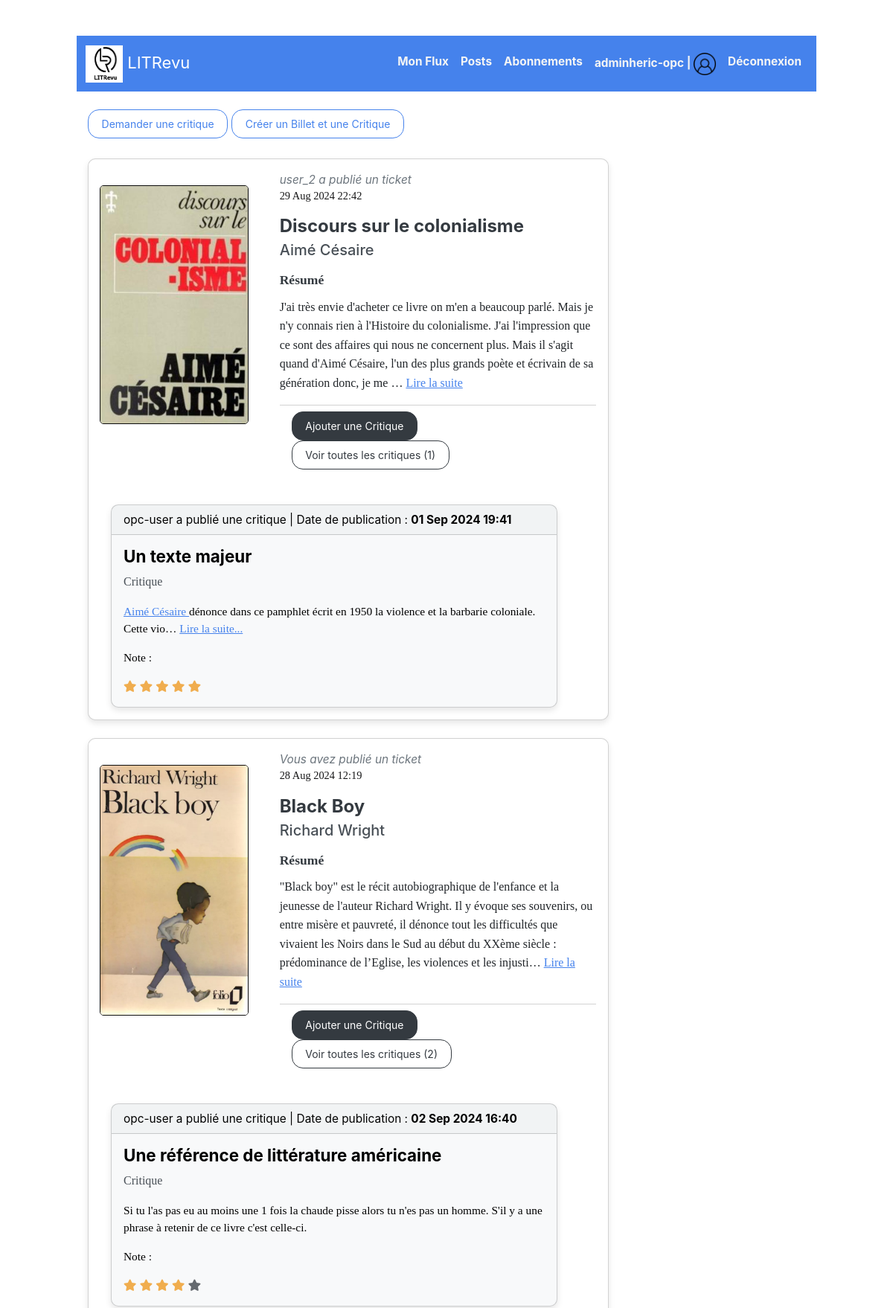
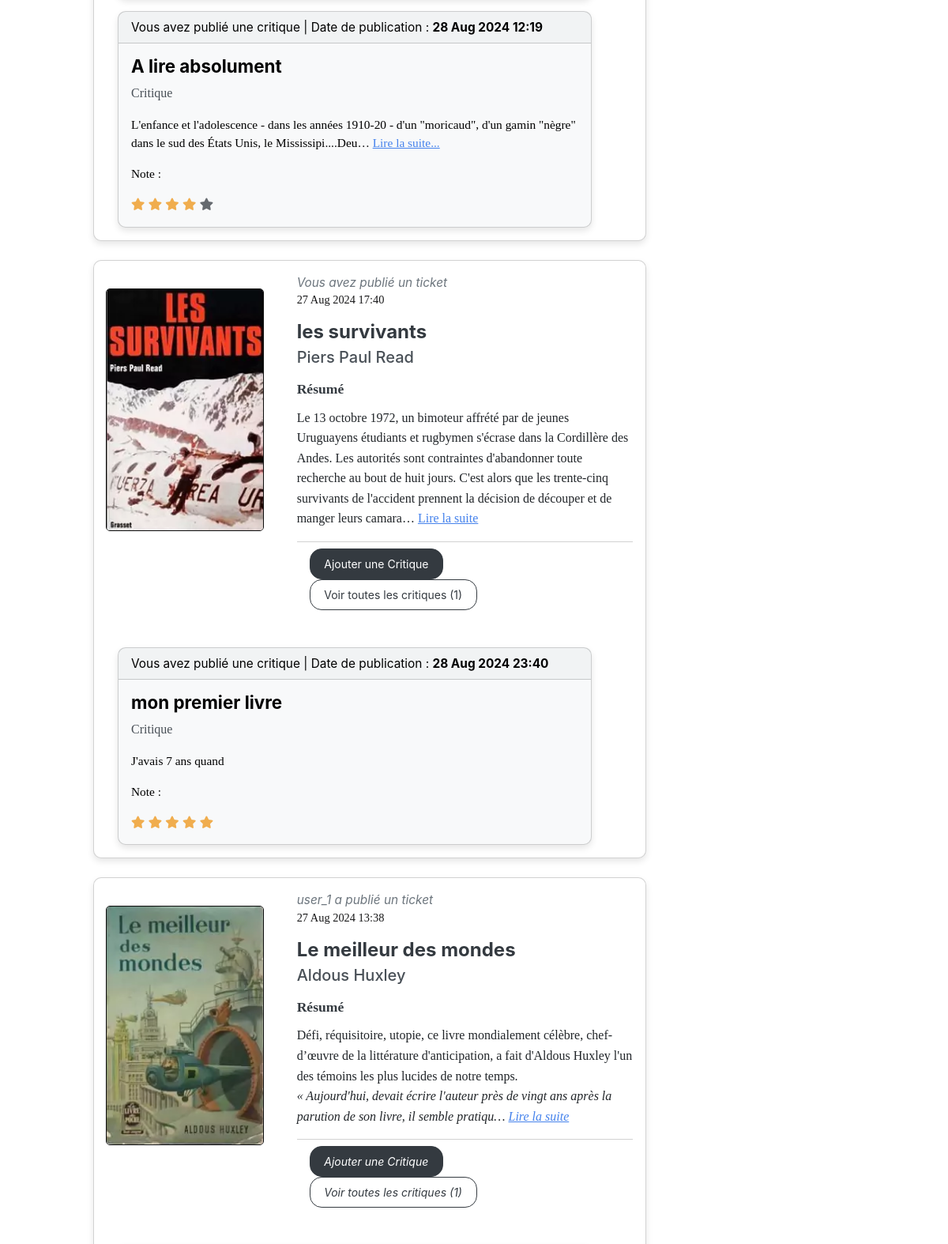
Page /feed/feed/ (signed in, upper part) on the committed database (2 pictures, top to bottom).
### accounts/models.py (models this page shows)
class User(AbstractUser):
    pass

### feed/models.py (models this page shows, shortened)
class Ticket(models.Model):
    title = models.CharField(max_length=128, help_text='Titre du billet')
    author = models.CharField(max_length=128, default='Auteur inconnu', help_text='Auteur du livre')
    description = RichTextField(max_length=2048, blank=True, help_text='Description du livre')
    user = models.ForeignKey(settings.AUTH_USER_MODEL, on_delete=models.CASCADE)
    image = models.ImageField(upload_to='images/', null=True, blank=True)
    time_created = models.DateTimeField(auto_now_add=True)

class Review(models.Model):
    ticket = models.ForeignKey(Ticket, on_delete=models.CASCADE)
    rating = models.PositiveIntegerField(
        validators=[MinValueValidator(1), MaxValueValidator(5)],
        help_text='Note attribuée au livre'
    )
    headline = models.CharField(max_length=128, help_text='Titre de la critique')
    body = models.TextField(max_length=8192, blank=True, help_text='Contenu de la critique')
    user = models.ForeignKey(settings.AUTH_USER_MODEL, on_delete=models.CASCADE)
    time_created = models.DateTimeField(auto_now_add=True)

### feed/views.py (the view)
# urls.py: path('feed/', FeedView.as_view(), name='feed'),
class FeedView(LoginRequiredMixin, ListView):
    template_name = 'feed/feed.html'
    context_object_name = 'feed_items'
    paginate_by = 5
    def get_queryset(self):
        user = self.request.user
        followed_users = UserFollows.objects.filter(user=user).values_list('followed_user', flat=True)
        recent_reviews_prefetch = Prefetch(
            'review_set',
            queryset=Review.objects.order_by('-time_created')[:2],
            to_attr='recent_reviews'
        )
        tickets = Ticket.objects.filter(
            Q(user__in=followed_users) | Q(user=user)
        ).prefetch_related(recent_reviews_prefetch).annotate(num_reviews=Count('review')).order_by('-time_created')
        return tickets
    def get_context_data(self, **kwargs):
        context = super().get_context_data(**kwargs)
        context['stars'] = range(1, 6)
        return context

### feed/templates/feed/feed.html (shortened to what this page needs)
{% extends 'base.html' %}
{% block content %}
<div class="container mt-4">
<div>
    <a href="{% url 'feed:add_ticket' %}" class="btn btn-outline-primary">Demander une critique</a>
    <a href="{% url 'feed:add_ticket_and_review' %}" class="btn btn-outline-primary">Créer un Billet et une Critique</a>
</div>
    <div class="list-group">
        {% for ticket in feed_items %}
        <div class="card mb-4" style="max-width: 700px;">
            <div class="row no-gutters">
                <div class="col-md-4">
                    {% if ticket.image %}
                    <a href="{% url 'feed:ticket_detail' ticket.id %}">
                        <img src="{{ ticket.image.url }}" class="card-img" alt="{{ ticket.title }}">
                    </a>
                    {% endif %}
                </div>
                <div class="col-md-8">
                    <div class="card-body">
                        <em class="ticket-publication">
                            {% if ticket.user == request.user %}Vous avez{% else %}{{ ticket.user.username }} a{% endif %} publié un ticket
                        </em>
                        <p class="ticket-date">{{ ticket.time_created|date:"d M Y H:i" }}</p>
                        <a href="{% url 'feed:ticket_detail' ticket.id %}" style="text-decoration: none;">
                            <h5 class="ticket-title">{{ ticket.title }}</h5>
                        </a>
                        <h5 class="ticket-author">{{ ticket.author }}</h5>
                        <p class="description-title">Résumé</p>
                        <div id="shortDescription{{ forloop.counter }}" class="ticket-description">
                            {{ ticket.description|truncatechars:400|safe }}
                            {% if ticket.description|length > 400 %}
                            <a href="#" data-index="{{ forloop.counter }}" class="toggleDescription">Lire la suite</a>
                            {% endif %}
                        </div>
                        <div class="card-footer" style = "background-color: white;">
                            <a href="{% url 'feed:add_review' ticket.id %}" class="btn btn-dark">Ajouter une Critique</a>
                            <a href="{% url 'feed:ticket_detail' ticket.id %}" class="btn btn-outline-dark">Voir toutes les critiques ({{ ticket.num_reviews }})</a>
                        </div>
                    </div>
                </div>
            </div>
            {% for review in ticket.recent_reviews %}
            <div class="card text-bg-light mb-3" style="max-width: 600px;margin-left: 30px;">
                <div class="card-header">{% if review.user == request.user %}Vous avez{% else %}{{ review.user.username }} a{% endif %} publié une critique | Date de publication : <strong>{{ review.time_created|date:"d M Y H:i" }}</strong></div>
                <div class="card-body">
                  <h5 class="card-title">{{ review.headline }}</h5>
                  <p class="card-text">Critique</p>
                  <p>
                <div id="shortReview{{ forloop.parentloop.counter }}{{ forloop.counter }}">{{ review.body|truncatechars:200|safe }}
                    {% if review.body|length > 200 %}
                    <a href="#" data-index="{{ forloop.parentloop.counter }}{{ forloop.counter }}" class="toggleReview">Lire la suite...</a>
                    {% endif %}
                </div>
            </p>
            <p>Note :</p>
            <div class="mt-2">
            {% for star in stars %}
            <i class="fa fa-star {% if review.rating >= star %}text-warning{% else %}text-muted{% endif %}"></i>
            {% endfor %}
            </div>
                </div>
              </div>
              {% endfor %}
        </div>
        {% empty %}
        <div class="alert alert-info" role="alert">
            Aucun billet ou commentaire à afficher.
        </div>
        {% endfor %}
    </div>
</div>
{% endblock %}

### templates/base.html (shortened to what this page needs)
{% load static %}
<!DOCTYPE html>
<html lang="fr">
<head>
    <link href="https://cdnjs.cloudflare.com/ajax/libs/font-awesome/5.15.1/css/all.min.css" rel="stylesheet">
    <link href="https://cdn.jsdelivr.net/npm/bootswatch@5/dist/litera/bootstrap.min.css" rel="stylesheet">
    <link rel="stylesheet" href="https://cdn.jsdelivr.net/npm/bootstrap-icons/font/bootstrap-icons.css">
    <link rel="stylesheet" href="{% static 'css/styles.css' %}">
</head>
<body>
    <div class="container mt-5">
        <nav class="navbar navbar-expand-lg navbar-dark bg-primary">
            <div class="container-fluid">
                <a class="navbar-brand" href="{% url 'feed:feed' %}">
                    <img src="{% static 'images/logo.jpeg' %}" alt="Logo" width="50" height="50">
                    LITRevu
                </a>
                <div class="collapse navbar-collapse" id="navbarNav">
                    <ul class="navbar-nav ms-auto">
                        {% if user.is_authenticated %}
                        <li class="nav-item">
                            <a class="nav-link" href="{% url 'feed:feed' %}">Mon Flux</a>
                        </li>
                        <li class="nav-item">
                            <a class="nav-link" href="{% url 'feed:posts' %}">Posts</a>
                        </li>
                        <li class="nav-item">
                            <a class="nav-link" href="{% url 'feed:follow_list' %}">Abonnements</a>
                        </li>
                        <li class="nav-item">
                            <a class="nav-link">
                                {{ user.username }} |
                                <img src="{% static 'images/avatar.png' %}" alt="Avatar" width="30" height="30">
                            </a>
                        </li>
                        <li class="nav-item">
                            <a class="nav-link" href="{% url 'accounts:logout' %}"> Déconnexion</a>
                        </li>
                        {% else %}
                        <li class="nav-item">
                            <a class="nav-link" href="{% url 'accounts:login' %}">Connexion</a>
                        </li>
                        {% endif %}
                    </ul>
                </div>
            </div>
        </nav>
        <main>
            {% block content %}{% endblock %}
        </main>
    </div>
</body>
</html>

### accounts/static/css/styles.css (style rules this page uses)
.container { max-width: 1024px; margin-right: auto; margin-left: auto; padding-right: 15px; padding-left: 15px; width: 100%; }
html, body { height: 100%; margin: 0; }
.card-img { width: 100%; max-width: 200px; height: auto; margin-top: 35px; margin-left: 15px; border: 0.5px solid #0c0c0c; }
.ticket-publication { font-style: italic; color: #6c757d; margin-bottom: 10px; }
.ticket-date { font-size: 0.9rem; color: #171718; }
.ticket-title { font-size: 1.5rem; font-weight: bold; color: #343a40; margin-bottom: 5px; }
.ticket-author { font-size: 1.25rem; font-weight: 500; color: #495057; margin-bottom: 15px; }
.description-title { font-size: 1.1rem; font-weight: bold; color: #343a40; text-transform: capitalize; margin-bottom: 10px; }
.ticket-description { font-size: 1rem; line-height: 1.6; color: #212529; margin-bottom: 15px; }
.card-footer .btn { margin-right: 5px; }
.navbar-nav .nav-link { color: whitesmoke; font-weight: bold; }
.card { border-radius: 10px; box-shadow: 0 4px 8px rgba(0, 0, 0, 0.1); }
.card-title { font-weight: bold; font-size: 1.4rem; }
.card-text { font-size: 1rem; line-height: 1.5; color: #495057; }

### rows in the picture
User: username "adminheric-opc"
Ticket: image (picture), user.username "user_2", time_created "29 Aug 2024 22:42", title "Discours sur le colonialisme", author "Aimé Césaire", description "J'ai très envie d'acheter ce livre on m'en a beaucoup parlé. Mais je n'y connais rien à l'Histoire du colonialisme. J'ai l'impression que ce sont des affaires qui nous ne concernent plus. Mais il s'agit quand d'Aimé Césaire, l'un des plus grands poète et écrivain de sa génération donc, je me …", num_reviews "1"
Review: user.username "opc-user", time_created "01 Sep 2024 19:41", headline "Un texte majeur", body "Aimé Césaire dénonce dans ce pamphlet écrit en 1950 la violence et la barbarie coloniale. Cette vio…", rating 5 (drawn)
Ticket: image (picture), shows "Vous avez", time_created "28 Aug 2024 12:19", title "Black Boy", author "Richard Wright", description "\"Black boy\" est le récit autobiographique de l'enfance et la jeunesse de l'auteur Richard Wright. Il y évoque ses souvenirs, ou entre misère et pauvreté, il dénonce tout les difficultés que vivaient les Noirs dans le Sud au début du XXème siècle : prédominance de l’Eglise, les violences et les injusti…", num_reviews "2"
Review: user.username "opc-user", time_created "02 Sep 2024 16:40", headline "Une référence de littérature américaine", body "Si tu l'as pas eu au moins une 1 fois la chaude pisse alors tu n'es pas un homme. S'il y a une phrase à retenir de ce livre c'est celle-ci.", rating 4 (drawn)
Review: shows "Vous avez", time_created "28 Aug 2024 12:19", headline "A lire absolument", body "L'enfance et l'adolescence - dans les années 1910-20 - d'un \"moricaud\", d'un gamin \"nègre\" dans le sud des États Unis, le Mississipi....Deu…", rating 4 (drawn)
Ticket: image (picture), shows "Vous avez", time_created "27 Aug 2024 17:40", title "les survivants", author "Piers Paul Read", description "Le 13 octobre 1972, un bimoteur affrété par de jeunes Uruguayens étudiants et rugbymen s'écrase dans la Cordillère des Andes. Les autorités sont contraintes d'abandonner toute recherche au bout de huit jours. C'est alors que les trente-cinq survivants de l'accident prennent la décision de découper et de manger leurs camara…", num_reviews "1"
Review: shows "Vous avez", time_created "28 Aug 2024 23:40", headline "mon premier livre", body "J'avais 7 ans quand", rating 5 (drawn)
Ticket: image (picture), user.username "user_1", time_created "27 Aug 2024 13:38", title "Le meilleur des mondes", author "Aldous Huxley", description "Défi, réquisitoire, utopie, ce livre mondialement célèbre, chef-d’œuvre de la littérature d'anticipation, a fait d'Aldous Huxley l'un des témoins les plus lucides de notre temps. « Aujourd'hui, devait écrire l'auteur près de vingt ans après la parution de son livre, il semble pratiqu…", num_reviews "1"
